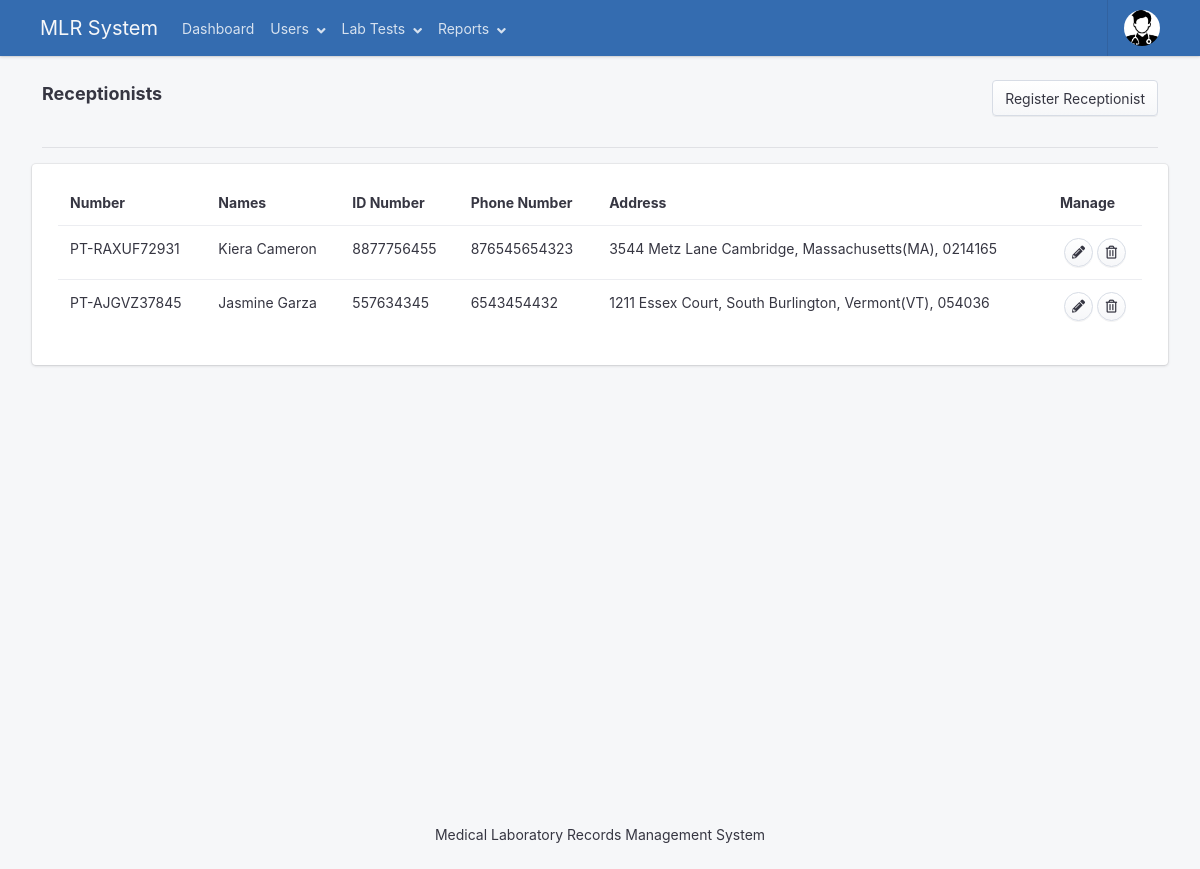
Screenshot of /views/receptionists.php (signed in) with the database file from the repository.
### tables this page shows
CREATE TABLE `users` (
  `user_id` int(200) NOT NULL,
  `user_number` varchar(200) DEFAULT NULL,
  `user_full_names` varchar(200) DEFAULT NULL,
  `user_idno` varchar(200) DEFAULT NULL,
  `user_phone_number` varchar(200) DEFAULT NULL,
  `user_address` longtext DEFAULT NULL,
  `user_login_username` varchar(200) DEFAULT NULL,
  `user_login_password` varchar(200) DEFAULT NULL,
  `user_access_level` varchar(200) DEFAULT NULL
);

### views/receptionists.php (the view, shortened to what this page needs)
<?php
require_once('../app/settings/config.php');
require_once('../app/partials/head.php');
?>
<body>
    <div class="app has-fullwidth">
        <?php require_once('../app/partials/navigation.php'); ?>
        <main class="app-main">
            <div class="wrapper">
                <div class="page">
                    <div class="page-inner">
                        <div class="container">
                            <header class="page-title-bar">
                                <div class="d-flex flex-column flex-md-row">
                                    <p class="lead">
                                        <span class="font-weight-bold">Receptionists</span>
                                    </p>
                                    <div class="ml-auto">
                                        <div class="dropdown">
                                            <button type="button" data-toggle="modal" data-target="#add_modal" class="btn btn-secondary"><span>Register Receptionist</button>
                                        </div>
                                    </div>
                                </div>
                            </header>
                            <hr>
                            <div class="page-section">
                                <div class="section-block">
                                    <div class="metric-row">
                                        <div class="card col-12">
                                            <div class="card-body">
                                                <table id="dt-responsive" class="table dt-responsive nowrap w-100">
                                                    <thead>
                                                        <tr>
                                                            <th> Number </th>
                                                            <th> Names </th>
                                                            <th> ID Number </th>
                                                            <th> Phone Number </th>
                                                            <th> Address </th>
                                                            <th> Manage </th>
                                                        </tr>
                                                    </thead>
                                                    <tbody>
                                                        <?php
                                                        $receptionists_sql = mysqli_query($mysqli, "SELECT * FROM users WHERE user_access_level = 'Receptionist'");
                                                        if (mysqli_num_rows($receptionists_sql) > 0) {
                                                            while ($receptionist = mysqli_fetch_array($receptionists_sql)) {
                                                        ?>
                                                                <tr>
                                                                    <td><?php echo $receptionist['user_number']; ?></td>
                                                                    <td><?php echo $receptionist['user_full_names']; ?></td>
                                                                    <td><?php echo $receptionist['user_idno']; ?></td>
                                                                    <td><?php echo $receptionist['user_phone_number']; ?></td>
                                                                    <td><?php echo $receptionist['user_address']; ?></td>
                                                                    <td class="align-middle text-center">
                                                                        <a data-toggle="modal" href="#update_<?php echo $receptionist['user_id']; ?>" class="btn btn-sm btn-icon btn-secondary">
                                                                            <i class="fa fa-pencil-alt"></i> <span class="sr-only">Edit</span>
                                                                        </a>
                                                                        <a data-toggle="modal" href="#delete_<?php echo $receptionist['user_id']; ?>" class="btn btn-sm btn-icon btn-secondary"><i class="far fa-trash-alt"></i>
                                                                        </a>
                                                                    </td>
                                                                </tr>
                                                        <?php }
                                                        } ?>
                                                    </tbody>
                                                </table>
                                            </div>
                                        </div>
                                    </div>
                                </div>
                            </div>
                        </div>
                    </div>
                </div>
            </div>
            <?php require_once('../app/partials/footer.php'); ?>
        </main>
    </div>
</body>
</html>

### rows the page displays
users: user_number "PT-RAXUF72931", user_full_names "Kiera Cameron", user_idno "8877756455", user_phone_number "876545654323", user_address "3544 Metz Lane Cambridge, Massachusetts(MA), 0214165"
users: user_number "PT-AJGVZ37845", user_full_names "Jasmine Garza", user_idno "557634345", user_phone_number "6543454432", user_address "1211 Essex Court, South Burlington, Vermont(VT), 054036"
